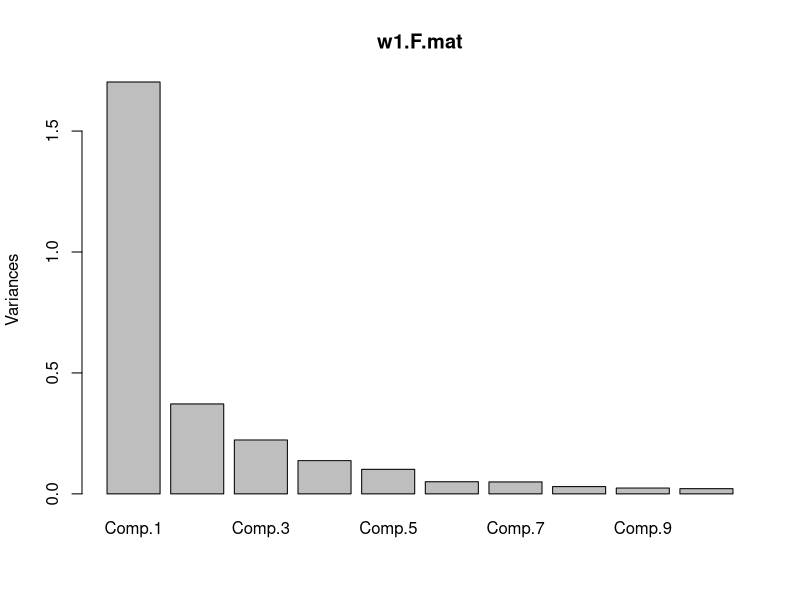

Generate this figure with R: (Note: this script raises an error after producing the figure.)
# AEM 

site.by.edges.lc <- as.matrix(read.csv("./data/sites-by-edges_LC.csv", header=T))
row.names(site.by.edges.lc) <- site.by.edges.lc[,1]
site.by.edges.lc <- site.by.edges.lc[,-1]
site.by.edges.lc <- (site.by.edges.lc == 1) * 1

site.by.edges.w1 <- as.matrix(read.csv("./data/sites-by-edges_WS1.csv", header=T))
row.names(site.by.edges.w1) <- site.by.edges.w1[,1]
site.by.edges.w1 <- site.by.edges.w1[,-1]
site.by.edges.w1 <- (site.by.edges.w1 == 1) * 1

w1.dists <- c(1,
              1,
              255,
              10,
              4,
              6.46,
              201.47,
              196.598,
              3,
              4,
              100.3,
              116.85,
              802.3,
              1065,
              40.39,
              1)


w1.F.mat <- princomp(site.by.edges.w1)
summary(w1.F.mat)
plot(w1.F.mat)

w1.env <- princomp(env.mat[which(design$watershed == "WS01"),])
summary(w1.env)
plot(w1.env)

